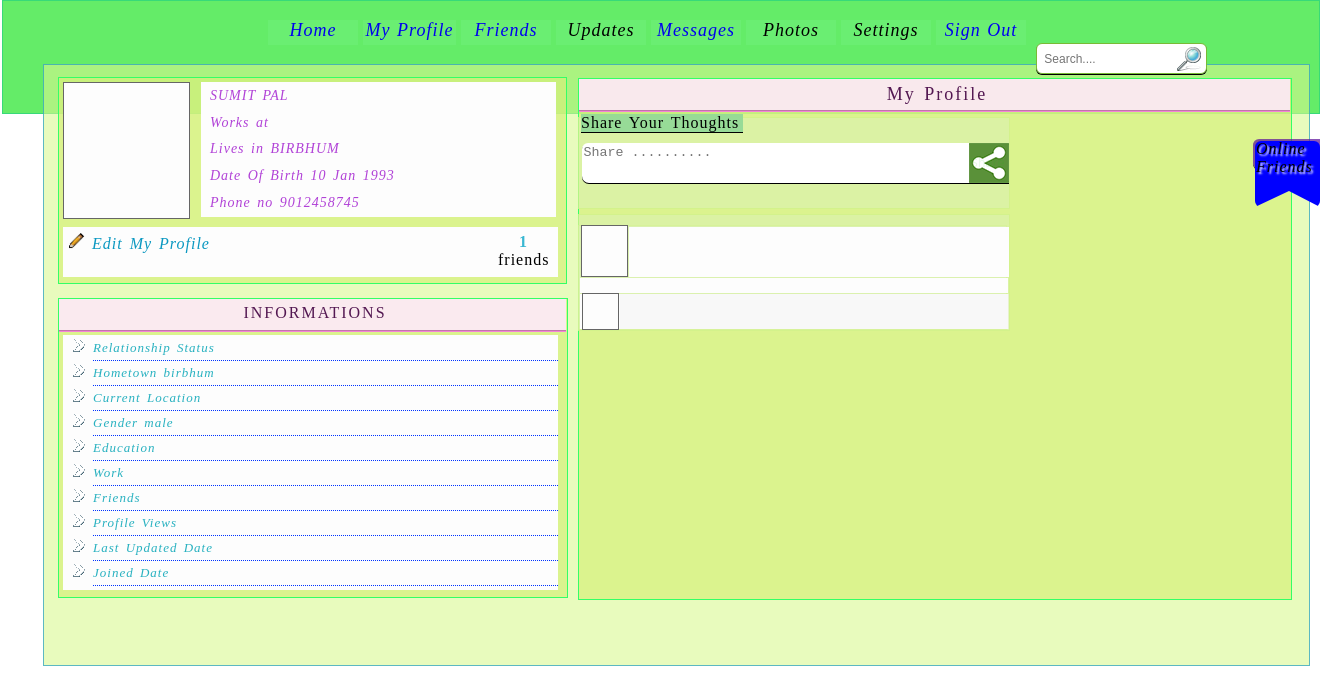
/home.php (signed in), run on the app's committed database.
### tables this page shows
CREATE TABLE IF NOT EXISTS `members` (
  `mem_id` int(20) NOT NULL AUTO_INCREMENT,
  `username` varchar(32) NOT NULL,
  `password` varchar(32) NOT NULL,
  `fname` varchar(30) NOT NULL,
  `lname` varchar(30) NOT NULL,
  `address` varchar(35) NOT NULL,
  `DOB` date NOT NULL,
  `email` varchar(30) NOT NULL,
  `contact` varchar(30) NOT NULL,
  `gender` varchar(10) NOT NULL,
  PRIMARY KEY (`mem_id`)
);

### home.php (the view, shortened to what this page needs)
<!DOCTYPE html PUBLIC "-//W3C//DTD XHTML 1.0 Transitional//EN" "http://www.w3.org/TR/xhtml1/DTD/xhtml1-transitional.dtd">
<html xmlns="http://www.w3.org/1999/xhtml">
<head>
<link href="css/home.css" rel="stylesheet" type="text/css">
<link href="css/Styl_for_chatSys.css" rel="stylesheet" type="text/css">
</head>
<body>
<?php
require_once("dbcon.php");
if((isset($_SESSION["username"])) && (isset($_SESSION["password"]))){
	$username=$_SESSION["username"];
	$password=$_SESSION["password"];
	$query1def="SELECT * FROM `members` WHERE `username`='$username' AND `password`='$password'";
	$result1def=mysql_query($query1def, $conn);
	$list1def = mysql_fetch_assoc($result1def);
?>
<div id="body">
<div id="head">
<div id="mnubar">
  <span id="home"><a href="home.php"> Home </a></span>
  <span id="myprofile"><a href="edit.php"> My Profile </a></span>
  <span id="friends"><a href="friends.php"> Friends </a></span>
  <span id="updates"> Updates</span>
  <span id="messages"> <a href="message.php"> Messages </a></span>
  <span id="photos"> Photos</span>
  <span id="settings"> Settings</span>
  <span id="signout"><a href="logout.php"> Sign Out </a></span>
</div>
<div id="src">
  <form id="frmsrc" name="frmsrc" method="post" action="s_friend_r.php">
  <input name="txtsearch" type="text" id="txtsrc" maxlength="50" placeholder=" Search...." onfocus="value=''" required/>
  <input name="btnsrc" type="submit" id="btnsrc" value=""  />
  </form>
</div>
</div>
</div>
<div id="main">
<div id="topleft">
<div id="photo">
</div>
<div id="details">
  <table width="347" height="135" border="0" cellpadding="2" cellspacing="2">
    <tr>
      <td><?php echo strtoupper( $list1def['fname'].' '.$list1def['lname']); ?></td>
    </tr>
    <tr>
      <td>Works at</td>
    </tr>
    <tr>
      <td>Lives in <?php echo strtoupper( $list1def['address']) ?></td>
    </tr>
    <tr>
      <td>Date Of Birth <?php $DOBDt=date_create($list1def['DOB']); echo date_format($DOBDt,"j M Y"); ?></td>
    </tr>
    <tr>
      <td>Phone no <?php echo $list1def['contact'] ?></td>
    </tr>
  </table>
</div>
<div id="photobottom">
<a href="edit.php?mem_id=<?php echo $list1def['mem_id'];?>">
	 <em id="txtEMP"><img src="images/edit.gif" width="17" height="17" /> Edit My Profile </em> </a>
<label id="noFrnd" >
  	<center><strong style="color:rgba(35,175,205,0.9)"> <?php require("number_of_friends.php"); ?></strong><br> friends</center>
</label>
</div>
</div>
<div id="topright">
<label id="activity" > Share Your Thoughts </label>
  <div id="mypro"><center> My Profile</center></div>
<div id="share">
  <form id="frmshr" name="frmshr" method="post" action="">
    <textarea name="txtshr" id="txtshr" cols="50" rows="2"  placeholder="Share .........." required="required"></textarea>
    <input name="btnshr" id="btnshr" type="submit" value="Share" />
  </form>
</div>
<div id="wall">
<div id="ntf">
<div id="ntfphoto">
</div>
<div id="ntfdetails">
</div>
<div id="ntflike">
</div>
<div id="ntfcmnt">
<div id="ntfcmntphoto">
</div>
<div id="ntfcmntcntnt">
</div>
</div>
</div>
</div>
</div>
<div id="midleft">
  <div id="infohead" align="center">INFORMATIONS</div>
  <div id="info"><ul id="ulinfo">
  <li>Relationship Status</li>
  <li>Hometown <?php echo $list1def['address'] ?></li>
  <li>Current Location</li>
  <li>Gender <?php echo $list1def['gender'] ?></li>
  <li>Education</li>
  <li>Work</li>
  <li>Friends</li>
  <li>Profile Views</li>
  <li>Last Updated Date</li>
  <li>Joined Date </li>
  </ul></div>
</div>
<div id="onlnFrnds">
   <div id="onlnFrndsCallerBar">
	<div id="onlnFrndsCallerShape" >
    	<div id="onlnFrndsCaller">Online Friends</div>
    </div>
   </div>
<?php }
else{
	$_SESSION["LoggedOut"]="AlreadyLoggedOut";
	session_write_close();
	header("location: index.php");
	exit();
	}
 ?>

### css/Styl_for_chatSys.css (style rules this page uses)
#onlnFrnds { height: 560px; width: 318px; border: 1px solid rgba(102,102,102,1); border-left:inset 1px #BE73F0; border-top:inset 1px #BE73F0; position:fixed; right:-333px; top:78px; z-index:2000; background-color:rgba(189,251,251,0.8); border-radius: 6px; -webkit-box-shadow: rgba(0,0,0,1) 0 1px 0; -moz-box-shadow: rgba(0,0,0,1) 0 1px 0; box-shadow: rgba(0,0,0,1) 0 1px 0; }
#onlnFrndsCallerBar { width:86px; height:30px; position:absolute; right:313px; z-index:5px; top:60px; background-color:rgba(90,13,153,0.7); border-radius: 6px; -webkit-box-shadow: rgba(0,0,0,1) 0 1px 0; -moz-box-shadow: rgba(0,0,0,1) 0 1px 0; box-shadow: rgba(0,0,0,1) 0 1px 0; }
#onlnFrndsCallerShape { width:0; height:50px; border-right:31px solid blue; border-left:34px solid blue; border-bottom:16px solid transparent; position:absolute; left:2px; top:2px; z-index:2000; cursor:pointer; font-family: "Comic Sans MS", cursive; font-style:italic; border-radius: 6px; -webkit-box-shadow: rgba(0,0,0,1) 0 0px 0; -moz-box-shadow: rgba(0,0,0,1) 0 0px 0; box-shadow: rgba(0,0,0,1) 0 0px 0; }
#onlnFrndsCaller { width:50px; position:absolute; left:-33px; top:-1px; text-shadow:rgba(255,255,255,1) 2px 2px 2px; }
body { scrollbar-face-color: #000000; scrollbar-shadow-color: #2D2C4D; scrollbar-highlight-color:#7D7E94; scrollbar-3dlight-color: #7D7E94; scrollbar-darkshadow-color: #2D2C4D; scrollbar-track-color: #7D7E94; scrollbar-arrow-color: #C1C1D1; }

### data on the page
members: fname+lname "SUMIT PAL", address "BIRBHUM", DOB "10 Jan 1993", contact "9012458745", address "birbhum", gender "male"

### other printed values
$counterno "1"
